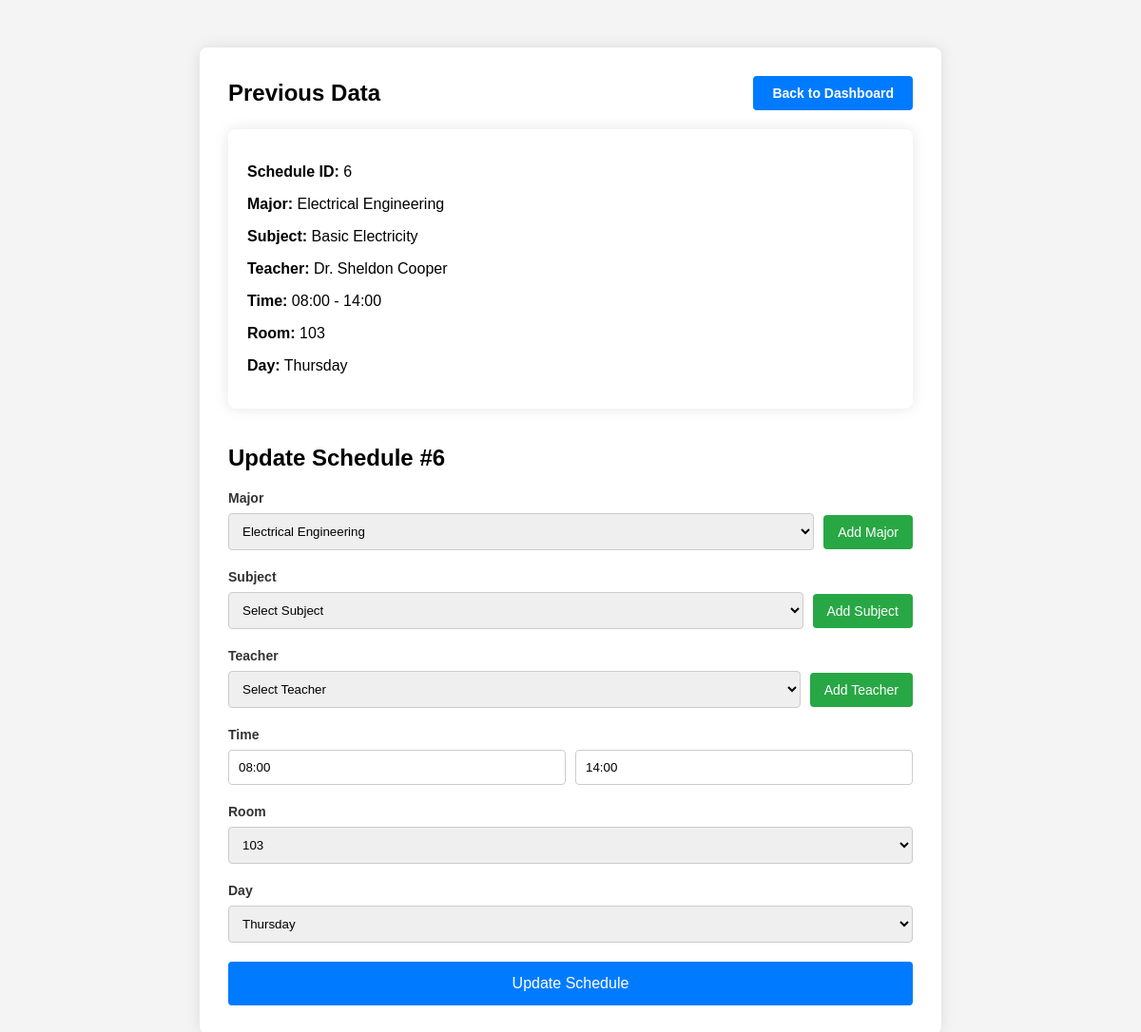
Screenshot of /update/6/ with the database file from the repository.
### schedule/models.py (models this page shows)
class Schedule(models.Model):
    ROOM_CHOICES = [
    ('G01', 'G01'), ('G02', 'G02'), ('G03', 'G03'), ('G04', 'G04'), ('G05', 'G05'),
    ('G06', 'G06'), ('G07', 'G07'), ('G08', 'G08'), ('G09', 'G09'), ('G10', 'G10'),
    ('101', '101'), ('102', '102'), ('103', '103'), ('104', '104'), ('105', '105'),
    ('106', '106'), ('107', '107'), ('108', '108'), ('109', '109'), ('110', '110'),
    ('201', '201'), ('202', '202'), ('203', '203'), ('204', '204'), ('205', '205'),
    ('206', '206'), ('207', '207'), ('208', '208'), ('209', '209'), ('210', '210'),
    ('301', '301'), ('302', '302'), ('303', '303'), ('304', '304'), ('305', '305'),
    ('306', '306'), ('307', '307'), ('308', '308'), ('309', '309'), ('310', '310'),
    ]
    DAY_CHOICES = [
        ('Monday', 'Monday'),
        ('Tuesday', 'Tuesday'),
        ('Wednesday', 'Wednesday'),
        ('Thursday', 'Thursday'),
        ('Friday', 'Friday'),
    ]
    major = models.ForeignKey(Major, on_delete=models.CASCADE, default=1)
    subject = models.ForeignKey(Subject, on_delete=models.CASCADE, default=1)
    teacher = models.ForeignKey(Teacher, on_delete=models.CASCADE, default=1)
    room = models.CharField(max_length=10, choices=ROOM_CHOICES)
    time_begins = models.CharField(max_length=5)
    time_ends = models.CharField(max_length=5)
    day = models.CharField(max_length=10, choices=DAY_CHOICES)

class Major(models.Model):
    name = models.CharField(max_length=255)
    def __str__(self):
        return self.name

class Subject(models.Model):
    major = models.ForeignKey(Major, on_delete=models.CASCADE, default=1)
    name = models.CharField(max_length=255)
    def __str__(self):
        return self.name

class Teacher(models.Model):
    major = models.ForeignKey(Major, on_delete=models.CASCADE, default=1)
    name = models.CharField(max_length=255)
    def __str__(self):
        return self.name

### schedule/views.py (the view)
def update(request, id):
    schedule = get_object_or_404(Schedule, pk=id)
    if request.method == 'POST':
        form = ScheduleForm(request.POST, instance=schedule)
        if form.is_valid():
            form.save()
            return redirect('/')
    form = ScheduleForm(instance=schedule)
    major_form = MajorForm()
    subject_form = SubjectForm()
    teacher_form = TeacherForm()
    return render(
        request=request,
        template_name='update-schedule.html',
        context={
            'schedule': schedule,
            'form': form,
            'major_form': major_form,
            'subject_form': subject_form,
            'teacher_form': teacher_form,
        }
    )

### schedule/forms.py
class MajorForm(forms.ModelForm):
    name = forms.CharField(
        required=True,
        widget=forms.TextInput(attrs={'placeholder': 'Enter major name'})
    )
    class Meta:
        model = Major
        fields = ['name']

### schedule/templates/update-schedule.html (shortened to what this page needs)
{% load static %}
<!DOCTYPE html>
<html lang="en">
<head>
    <link rel="stylesheet" href="{% static 'css/add-schedule.css' %}">
</head>
<body>
    <div class="container">
        <div class="header-section">
            <h1>Previous Data</h1>
            <a href="/" class="dashboard-button">Back to Dashboard</a>
        </div>
        <div class="schedule-card">
            <p><strong>Schedule ID:</strong> {{ schedule.id }}</p>
            <p><strong>Major:</strong> {{ schedule.major }}</p>
            <p><strong>Subject:</strong> {{ schedule.subject }}</p>
            <p><strong>Teacher:</strong> {{ schedule.teacher }}</p>
            <p><strong>Time:</strong> {{ schedule.time_begins }} - {{ schedule.time_ends }}</p>
            <p><strong>Room:</strong> {{ schedule.room }}</p>
            <p><strong>Day:</strong> {{ schedule.day }}</p>
        </div>
        <br>
        <div class="header-section">
            <h1>Update Schedule #{{schedule.id}}</h1>
        </div>
        <form method="POST">
            <div class="form-group">
                <label for="{{ form.major.id_for_label }}">Major</label>
                <div class="dropdown-group">
                    {{ form.major }}
                    <button type="button" class="add-button" onclick="showPopupMajor()">Add Major</button>
                </div>
            </div>
            <div class="form-group">
                <label for="{{ form.subject.id_for_label }}">Subject</label>
                <div class="dropdown-group">
                    <select id="id_subject" class="dropdown" name="subject">
                        <option value="">Select Subject</option>
                    </select>
                    <button type="button" class="add-button" onclick="showPopupSubject()">Add Subject</button>
                </div>
            </div>
            <div class="form-group">
                <label for="{{ form.teacher.id_for_label }}">Teacher</label>
                <div class="dropdown-group">
                    <select id="id_teacher" class="dropdown" name="teacher">
                        <option value="">Select Teacher</option>
                    </select>
                    <button type="button" class="add-button" onclick="showPopupTeacher()">Add Teacher</button>
                </div>
            </div>
            <div class="form-group">
                <label for="{{form.time_begins.id_for_label}}">Time</label>
                <div class="time-inputs">
                    {{ form.time_begins }}
                    {{ form.time_ends }}
                </div>
            </div>
            <div class="form-group">
                <label for="{{ form.room.id_for_label }}">Room</label>
                {{ form.room }}
            </div>
            <div class="form-group">
                <label for="{{ form.day.id_for_label }}">Day</label>
                {{ form.day }}
            </div>
            <button type="submit" class="submit-button">Update Schedule</button>
        </form>
    </div>
</body>
</html>

### schedule/static/css/add-schedule.css (style rules this page uses)
body { font-family: Arial, sans-serif; background-color: #f4f4f4; margin: 0; padding: 0; }
.container { width: 60%; margin: 50px auto; background-color: #fff; padding: 30px; border-radius: 8px; box-shadow: 0 0 15px rgba(0, 0, 0, 0.1); }
.header-section { display: flex; justify-content: space-between; align-items: center; margin-bottom: 20px; }
.header-section h1 { margin: 0; font-size: 24px; }
.header-section .dashboard-button { background-color: #007bff; padding: 10px 20px; border-radius: 4px; text-decoration: none; color: #fff; font-size: 14px; font-weight: bold; border: none; cursor: pointer; }
.form-group { margin-bottom: 20px; }
.form-group label { display: block; margin-bottom: 8px; font-weight: bold; font-size: 14px; color: #333; }
.form-group input[type="text"], .form-group select { width: 100%; padding: 10px; border: 1px solid #ccc; border-radius: 4px; box-sizing: border-box }
.dropdown-group { display: flex; align-items: center; }
.dropdown-group select { flex: 1; }
.add-button { margin-left: 10px; padding: 10px 15px; background-color: #28a745; color: #fff; border: none; border-radius: 4px; cursor: pointer; font-size: 14px; }
.time-inputs { display: flex; gap: 10px; }
.submit-button { width: 100%; padding: 14px; background-color: #007bff; color: #fff; border: none; border-radius: 4px; cursor: pointer; font-size: 16px; }
.schedule-card { background-color: #fff; border-radius: 8px; box-shadow: 0 0 15px rgba(0, 0, 0, 0.1); padding: 20px; margin-bottom: 20px; }

### rows the page displays
Schedule: id "6", major "Electrical Engineering", subject "Basic Electricity", teacher "Dr. Sheldon Cooper", time_begins "08:00", time_ends "14:00", room "103", day "Thursday"
